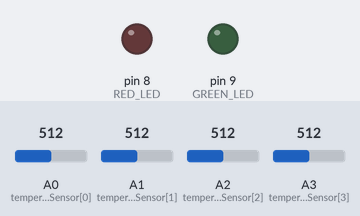
The sketch below on a simulated Arduino Uno, built with avr-gcc and run on an emulated ATmega328P. Parts: output pins drawn as LEDs (lit = HIGH). The test bench sets the inputs (shaded band); at power-on: A0 (temperatureSensor[0]) = 512, A1 (temperatureSensor[1]) = 512, A2 (temperatureSensor[2]) = 512, A3 (temperatureSensor[3]) = 512. What the sketch prints to the serial monitor is not drawn.

Above: at 2.1 s.
At 4.1 s:
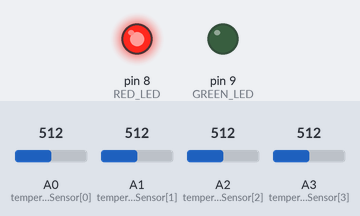
Timing chart, 0 to 5.6 s (numbered marks = the images above):
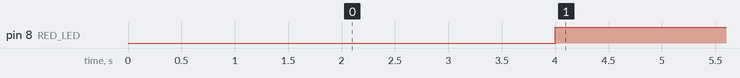

The sketch:

room_temperature.ino
```cpp
/**
 * @brief: Get average temperature of the board using four temperature sensors
 * @author: Othniel Konan
 * @version: v1.0
 * @date: 2 Nov 2017
 */
#define RED_LED     8
#define GREEN_LED   9
int temperatureSensor[4] = {A0, A1,A2,A3}; // select the input pin for the potentiometer
int samplingInterval = 2000;
int sampleNumber = 0;
int numberOfSamples = 15;
float averageTemperature = 0;  // variable to store the value coming from the sensor
float roomTemperature = 25;
int difference = -1;

void setup() {
  delay(samplingInterval);
  pinMode(RED_LED,OUTPUT);  // RED led
  pinMode(GREEN_LED,OUTPUT);  // GREEN led
  Serial.begin(9600);
  Serial.println("Board cooling down");
  Serial.println("Sample , Board , Room");
}

void loop() {
  // get room temperature
  roomTemperature = getTemperature(analogRead(temperatureSensor[4]));
  // update LEDs status based on the difference between the board
  //  temperature and the room temperature
  if(abs(averageTemperature-roomTemperature)>=difference){
    ++sampleNumber;
    averageTemperature = 0; // reset average
    // read data from all sensor and find the average
    Serial.print(sampleNumber);
    Serial.print(" , ");
    for(int i=0; i<4; ++i){
      int value = getTemperature(analogRead(temperatureSensor[i]));
      averageTemperature += value;
    }
    averageTemperature /= 4;
    Serial.print(averageTemperature);
    Serial.print(" , ");
    // delay to next sample
    delay(samplingInterval);
    digitalWrite(RED_LED,HIGH);
    digitalWrite(GREEN_LED,LOW);
  }else{
    digitalWrite(RED_LED,LOW);
    digitalWrite(GREEN_LED,HIGH);
  }
  Serial.println(roomTemperature);
}

int getTemperature(float temp){
  return (temp*5/1024-0.5)/0.01;
}
```

Measured:
- by itself, pin 8 (RED_LED): LOW → HIGH at 4.0 s
